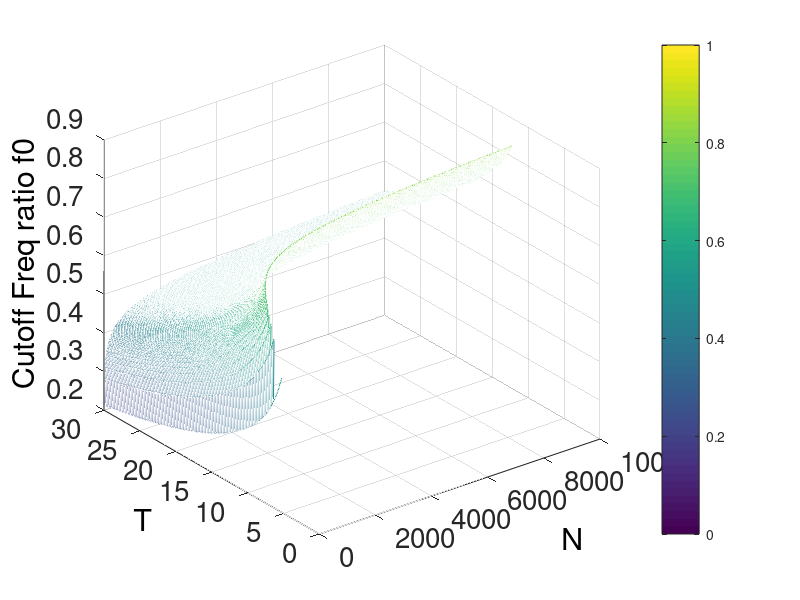

The MATLAB script that drew this image:
% Study the relationship between performance measure and parameters

% %% Theoritical Value

% T = 15.0;
% N = 300;


% alphas = logspace(-2, 2, 100);
% fs = linspace(0, 1, 100);
% pms = zeros(100, 100);

% for i = 1:100
%     for j = 1:100
%         alpha = alphas(j);
%         f = fs(i);
%         pms(i,j) = abs(1 - alpha*(1-exp(-f.^2*T)).^N - (1-exp(-T)).^N) ./ alpha;
%     end
% end


% [myAlpha, myF] = meshgrid(alphas, fs);

% figure;
% mesh(myAlpha, myF, pms);
% set(gca, 'XScale', 'log');
% set(get(gca,'XLabel'),'String','alpha');
% set(get(gca,'YLabel'),'String','f');
% set(get(gca,'ZLabel'),'String','Performance Measure');
% % zlim([0,1]);
% caxis([0,1]);

% colorbar();

%% Explore the relationship between cutoff freq and N,T

% Ns = logspace(1, 8, 500);
Ns = linspace(10, 10000, 500);
Ts = linspace(0,30,500);

f0s = zeros(500, 500);

f = linspace(0,1,500);
epsilon = 0.05;

for i = 1:500
    for j = 1:500
        N = Ns(j);
        T = Ts(i);
        pm2 = abs(1 - (1-exp(-f.^2*T)).^N - (1-exp(-T)).^N);
        f_ind = find(pm2 > epsilon);
        % Cutoff Frequency
        if (1-exp(-T)).^N < 1-5*epsilon || f(f_ind(1)) == 0
            f0s(i,j) = NaN;
        else
            f0s(i,j) = f(f_ind(1));
        end
    end
end


[myN, myT] = meshgrid(Ns, Ts);

figure;
mesh(myN, myT, f0s);
% set(gca, 'XScale', 'log');
set(get(gca,'XLabel'),'String','N');
set(get(gca,'YLabel'),'String','T');
set(get(gca,'ZLabel'),'String','Cutoff Freq ratio f0');
set(gca,'FontSize',20);

% zlim([0,1]);
caxis([0,1]);

colorbar();


% %% Single Group test
% T = 10;
% N = 1000;
% epsilon = 0.05;
% f = linspace(0, 1, 200);
% pm2 = abs(1 - (1-exp(-f.^2*T)).^N - (1-exp(-T)).^N);
% f_ind = find(pm2 > epsilon);
% (1-exp(-T)).^N
% f0 = f(f_ind(1))
